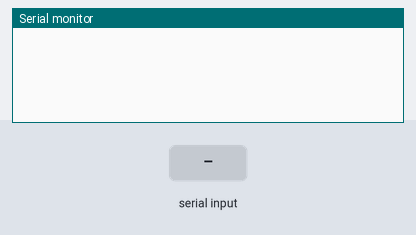
The sketch below on a simulated Arduino Uno, built with avr-gcc and run on an emulated ATmega328P. Shown: the last lines printed to the serial monitor. The inputs (shaded band) are chosen by the test bench. Sleep ends after the set time or at an interrupt.

Above: at 0.9 s.
1.0 s: "1" received over Serial
At 1.9 s:
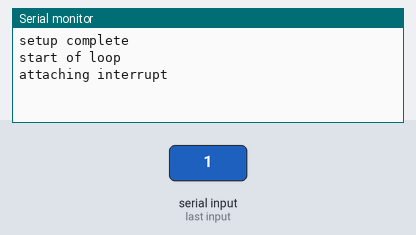
2.5 s: "0" received over Serial
At 3.5 s:
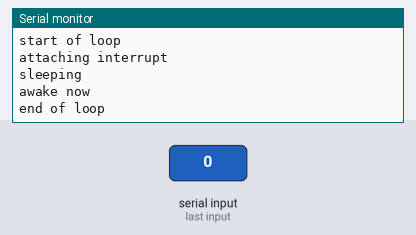

The sketch:

RTC_Experiments.ino
```cpp
#include <DS3232RTC.h>
#include <avr/sleep.h>
#include <avr/power.h>

void setup() {
  Serial.begin(9600);
  while(!Serial.available());
  pinMode(18, INPUT_PULLUP);
  Serial.println("setup complete");
}

void loop() {
  Serial.println("start of loop");
  goToSleep();
  Serial.println("end of loop");
  delay(2000);
}

void goToSleep() {
  set_sleep_mode(SLEEP_MODE_PWR_DOWN);
  sleep_enable();
  delay(100);
  Serial.println("attaching interrupt");
  attachInterrupt(digitalPinToInterrupt(18), wake, LOW);
  delay(1000);
  Serial.println("sleeping");
  delay(100);
  sleep_cpu();


  sleep_disable();
  delay(100);
  Serial.println("awake now");
}

void wake() {
  detachInterrupt(5);
  sleep_disable();
  Serial.println("wake triggered");
}
```

Measured:
- after the input at 1.0 s, the serial monitor: prints a new line at once (image 1)
- after the input at 2.5 s, the serial monitor: prints a new line after 0.10 s (image 2)
